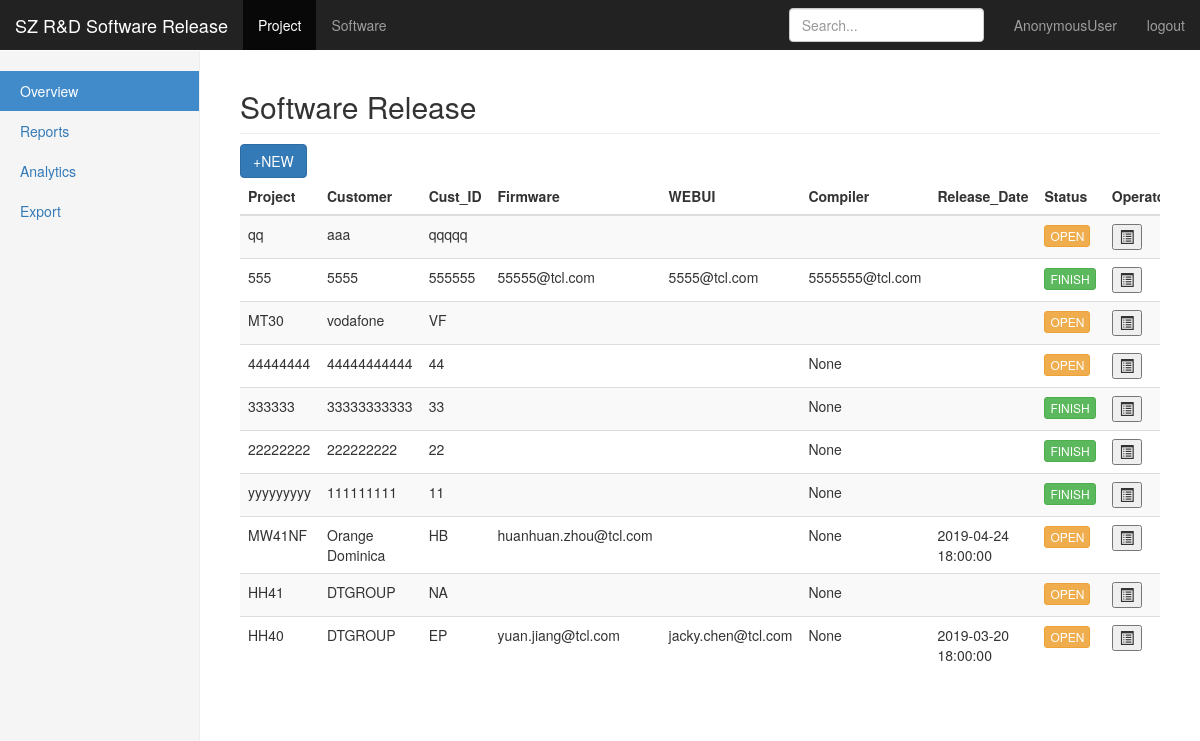
The app's page /, older data.
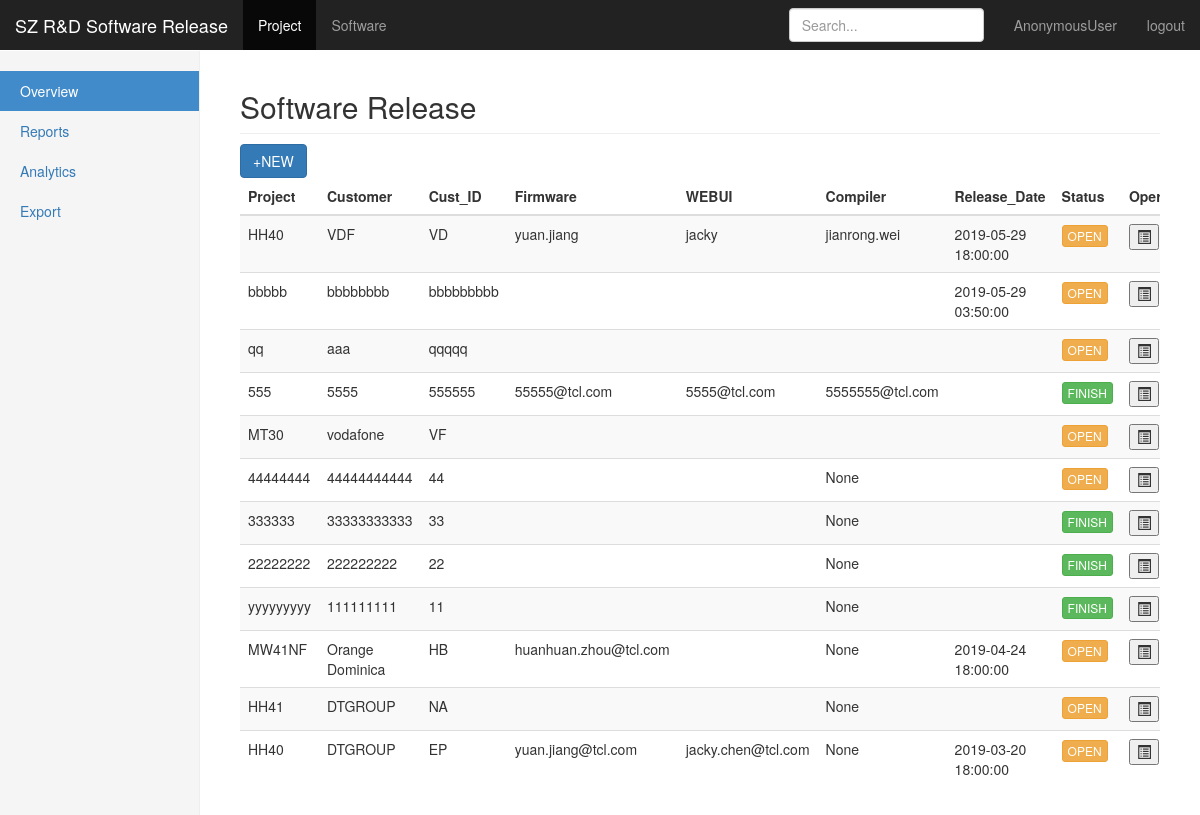
The same page, newer data.
### vcmapp/models.py (models this page shows, shortened)
class ReleaseVersion(models.Model):
    status_choice = (('0', 'OPEN'), ('1', 'FINISH'))
    weekly = models.IntegerField(null=True, blank=True)
    project_name = models.CharField(max_length=20)
    customer_name = models.CharField(max_length=30)
    customer_id = models.CharField(max_length=10)
    firmware_develop = models.EmailField(null=True, blank=True)
    webui_develop = models.EmailField(null=True, blank=True)
    software_version = models.CharField(max_length=256, null=True, blank=True)
    software_path = models.TextField(null=True, blank=True)
    modification = models.TextField(null=True, blank=True)
    plan_release_date = models.DateTimeField('Plan Release Date', null=True, blank=True)
    actual_release_date = models.DateTimeField('Actual Release Date', null=True, blank=True)
    release_delay_reason = models.TextField(null=True, blank=True)
    self_test_result = models.CharField(max_length=10, null=True, blank=True)
    self_test_fail_reason = models.TextField(null=True, blank=True)
    val_verify_result = models.CharField(max_length=10, null=True, blank=True)
    val_verify_fail_reason = models.TextField(null=True, blank=True)
    create_time = models.DateTimeField(auto_now=True)
    status = models.CharField(max_length=20,choices=status_choice, default='0')
    compiler = models.EmailField(null=True, blank=True)
    verifier = models.EmailField(null=True, blank=True)
    vpm = models.EmailField(null=True, blank=True)
    class Meta:
        ordering = ['-id']

### vcmapp/views.py (the view)
# urls.py: url(r'^$', views.SoftwareView.as_view(), name='software-view'),
class SoftwareView(View):
    def get(self, request):
        software_list = ReleaseVersion.objects.all()
        return render(request, "index.html", {"ver_lists": software_list})

### templates/index.html (shortened to what this page needs)
{% extends "base.html" %}
{% block content %}
    <nav class="navbar navbar-inverse navbar-fixed-top">
        <div class="container-fluid">
            <div class="navbar-header">
                <a class="navbar-brand" href="#">SZ R&D Software Release</a>
            </div>
            <div id="navbar" class="navbar-collapse collapse">
                <ul class="nav navbar-nav">
                    <li class="active"><a href="#">Project</a></li>
                    <li><a href="#">Software</a></li>
                </ul>
                <ul class="nav navbar-nav navbar-right">
                    <li><a href="#">{{user}}</a></li>
                    <li><a href="#">logout</a></li>
                </ul>
                <form class="navbar-form navbar-right">
                    <input type="text" class="form-control" placeholder="Search...">
                </form>
            </div>
        </div>
    </nav>
    <div class="container-fluid">
        <div class="row">
            <div class="col-sm-3 col-md-2 sidebar">
                <ul class="nav nav-sidebar">
                    <li class="active">
                        <a href="#">Overview <span class="sr-only">(current)</span></a>
                    </li>
                    <li>
                        <a href="#">Reports</a>
                    </li>
                    <li>
                        <a href="#">Analytics</a>
                    </li>
                    <li>
                        <a href="#">Export</a>
                    </li>
                </ul>
            </div>
            <div class="col-sm-9 col-sm-offset-3 col-md-10 col-md-offset-2 main">
                <h2 class="sub-header">Software Release</h2>
                    <button type="button" id="btnSwCreate" class="btn btn-primary ">
                        +NEW
                    </button>
                <div class="table-responsive">
                    <table class="table table-striped">
                        <thead>
                            <tr>
                                <th class="col-md-1">Project</th>
                                <th class="col-md-1">Customer</th>
                                <th class="col-md-1">Cust_ID</th>
                                <th class="col-md-1">Firmware</th>
                                <th class="col-md-1">WEBUI</th>
                                <th class="col-md-1">Compiler</th>
                                <th class="col-md-1">Release_Date</th>
                                <th class="col-md-1">Status</th>
                                <th class="col-md-1">Operator</th>
                            </tr>
                        </thead>
                        <tbody>
                            {% for ver in ver_lists %}
                            <tr>
                                <td>{{ ver.project_name }}</td>
                                <td>{{ ver.customer_name }}</td>
                                <td>{{ ver.customer_id }}</td>
                                <td>{{ ver.firmware_develop }}</td>
                                <td>{{ ver.webui_develop }}</td>
                                <td>{{ ver.compiler }}</td>
                                <td>{{ ver.plan_release_date|date:"Y-m-d H:i:s" }}</td>
                                {% if ver.status.lower == '0' %}
                                    <td>
                                    <button class='btn btn-warning btn-xs'>OPEN</button>
                                    </td>
                                {% elif ver.status.lower == '1' %}
                                    <td>
                                        <button class='btn btn-success btn-xs'>FINISH</button>
                                    </td>
                                {% else %}
                                    <td>{{ ver.status }}</td>
                                {% endif %}
                                <td>
                                    <button title='编辑' onclick='doUpdate("{{ ver.id }}")'>
                                        <i class='glyphicon glyphicon-list-alt'></i>
                                    </button>
                                </td>
                            </tr>
                            {% endfor %}
                        </tbody>
                    </table>
                </div>
            </div>
        </div>
    </div>
{% endblock %}

### templates/base.html (shortened to what this page needs)
<!DOCTYPE html>
{% load staticfiles %}
<html lang="en">
<head>
    <link href="{% static 'bootstrap/css/bootstrap.min.css' %}" rel="stylesheet">
    <link href="{% static 'bootstrap/css/dashboard.css' %}" rel="stylesheet">
    <link href="{% static 'bootstrap/css/bootstrap-datetimepicker.min.css' %}" rel="stylesheet" >
</head>
<body>
{% block content %} {% endblock %}
</body>
</html>

Row changes from the older to the newer data that the page shows:
added ReleaseVersion: project_name "HH40", customer_name "VDF", customer_id "VD", firmware_develop "yuan.jiang", webui_develop "jacky", compiler "jianrong.wei", plan_release_date "2019-05-29 18:00:00", status "OPEN"
added ReleaseVersion: project_name "bbbbb", customer_name "bbbbbbbb", customer_id "bbbbbbbbb", plan_release_date "2019-05-29 03:50:00", status "OPEN"
